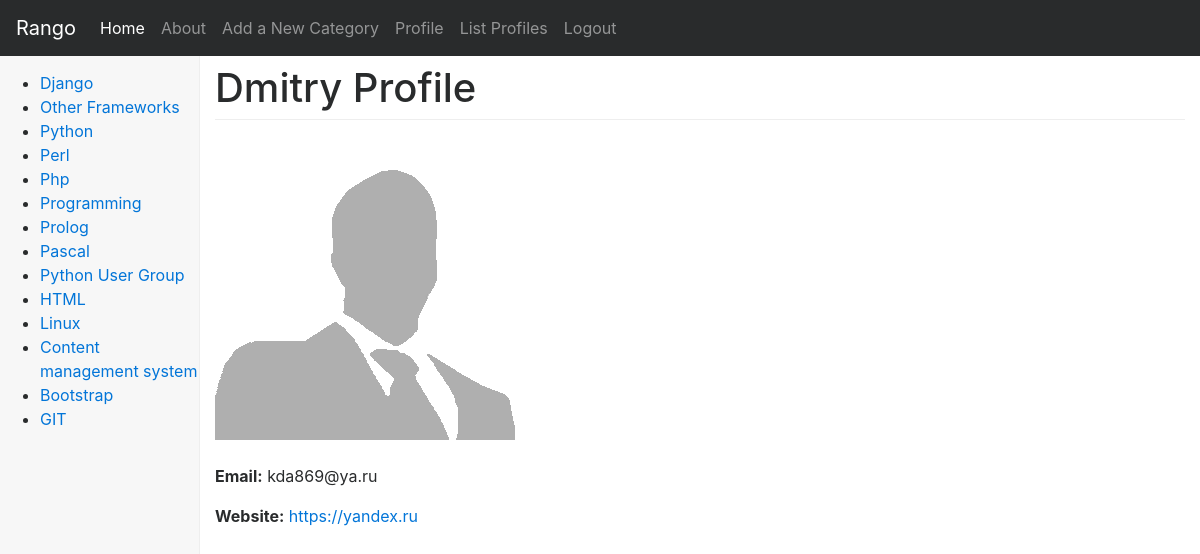
Screenshot of /rango/profile/Dmitry/ (signed in) with the database file from the repository.
### rango/models.py (models this page shows, shortened)
class Category(models.Model):
    name = models.CharField(max_length=MAX_LENGTH_128, unique=True)
    views = models.PositiveIntegerField(default=0)
    likes = models.PositiveIntegerField(default=0)
    slug = models.SlugField(unique=True)
    class Meta:
        verbose_name_plural = "Categories"

class UserProfile(models.Model):
    user = models.OneToOneField(User)
    website = models.URLField(blank=True)
    picture = models.ImageField(upload_to='profile_images', blank=True)

### rango/views.py (the view, shortened to what this page needs)
# urls.py: url(r'profile/(?P<username>[\w\-]+)/$', views.profile, name='profile'),
@login_required
def profile(request, username):
    try:
        user = User.objects.get(username=username)
    except User.DoesNotExist:
        return redirect('index')
    userprofile = UserProfile.objects.get_or_create(user=user)[0]
    form = UserProfileForm({'website': userprofile.website,
                            'picture': userprofile.picture})
    return render(request, 'rango/profile.html', {'userprofile': userprofile,
                                                  'selecteduser': user, 'form': form, })

### rango/templatetags/rango_template_tags.py (called while the page is built)
@register.inclusion_tag('rango/cats.html')
def get_category_list(cat=None):
    return {'cats': Category.objects.all(),
            'act_cat': cat}

### templates/rango/profile.html (shortened to what this page needs)
{% extends "rango/base.html" %}
{% load staticfiles %}
{% block body_block %}
    <div class="page-header">
        <h1>{{ selecteduser.username }} Profile</h1>
    </div>
    {% if userprofile.picture %}
    <img src="{{ MEDIA_URL }}{{ userprofile.picture }}" width="300" height="300" alt="{{ user.username }}">
    {% else %}
    <img src="http://lorempixel.com/300/300/people/" width="300" height="300" alt="{{ user.username }}">
    {% endif %}
    <br><br>
    <div id="profile_data">
        {% if selecteduser.username == user.username %}
        <form method="post" action="." enctype="multipart/form-data">
            {% csrf_token %}
            {{ form.as_p }}
            <input type="submit" value="Update">
        </form>
        {% else %}
            <p><strong>Email:</strong> {{ selecteduser.email }}</p>
            <p><strong>Website:</strong> <a href="{{ userprofile.website }}">{{ userprofile.website }}</a></p>
        {% endif %}
    </div>
{% endblock %}

### templates/rango/cats.html
<ul>
    {% if cats %}
        {% for c in cats %}
            {% if c == act_cat %}
                <li>
                    <strong>
                        <a href="{% url 'rango:show_category' c.slug %}">{{ c.name }}</a>
                    </strong>
                </li>
            {% else %}
                <li>
                    <a href="{% url 'rango:show_category' c.slug %}">{{ c.name }}</a>
                </li>
            {% endif %}
        {% endfor %}
    {% else %}
        <li><strong>There are no categories present.</strong></li>
    {% endif %}
</ul>

### static/css/dashboard.css (style rules this page uses)
body { padding-top: 50px; }
h1 { margin-bottom: 20px; padding-bottom: 9px; border-bottom: 1px solid #eee; }

### rows the page displays
Category: name "Django"
Category: name "Other Frameworks"
Category: name "Python"
Category: name "Perl"
Category: name "Php"
Category: name "Programming"
Category: name "Prolog"
Category: name "Pascal"
Category: name "Python User Group"
Category: name "HTML"
Category: name "Linux"
Category: name "Content management system"
Category: name "Bootstrap"
Category: name "GIT"
UserProfile: picture (picture), website "https://yandex.ru"

### other values shown
{{ selecteduser.username }} "Dmitry"
{{ selecteduser.email }} "kda869@ya.ru"
